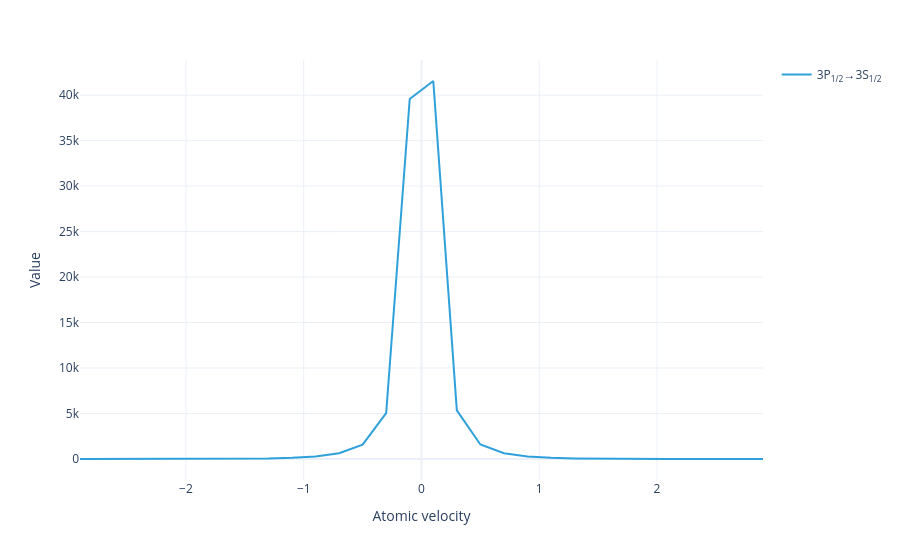

The notebook cell this image was saved under:
### Markdown cell above
The solution can be visualized in several ways. Plot the flux for each velocity bin:

### Code cell
#|notest
model.flux(sol).visualize()

### Figure 1 — Plotly figure (JSON) as saved in the notebook; plotly's stock layout.template omitted (floating-point values rounded to 4 significant figures)
{"data": [{"hovertemplate": "Transition=3P<sub>1/2</sub>→3S<sub>1/2</sub><br>Atomic velocity=%{x}<br>Value=%{y}<extra></extra>", "legendgroup": "3P<sub>1/2</sub>→3S<sub>1/2</sub>", "line": {"color": "#2fa1da", "dash": "solid"}, "marker": {"symbol": "circle"}, "mode": "lines", "name": "3P<sub>1/2</sub>→3S<sub>1/2</sub>", "orientation": "v", "showlegend": true, "type": "scatter", "x": [-2.9, -2.7, -2.5, -2.3, -2.1, -1.9, -1.7, -1.5, -1.3, -1.1, -0.9, -0.7, -0.5, -0.3, -0.1, 0.1, 0.3, 0.5, 0.7, 0.9, 1.1, 1.3, 1.5, 1.7, 1.9, 2.1, 2.3, 2.5, 2.7, 2.9], "xaxis": "x", "y": [0.0155, 0.05381, 0.1746, 0.5302, 1.511, 4.053, 10.28, 24.76, 57.14, 127.9, 282.7, 638.8, 1577.0, 5034.0, 39570.0, 41550.0, 5351.0, 1591.0, 640.8, 283.2, 128.0, 57.19, 24.77, 10.28, 4.055, 1.512, 0.5304, 0.1746, 0.05382, 0.0155], "yaxis": "y"}], "layout": {"legend": {"title": {}, "tracegroupgap": 0}, "margin": {"t": 60}, "xaxis": {"anchor": "y", "domain": [0, 1], "title": {"text": "Atomic velocity"}}, "yaxis": {"anchor": "x", "domain": [0, 1], "title": {"text": "Value"}}}}
